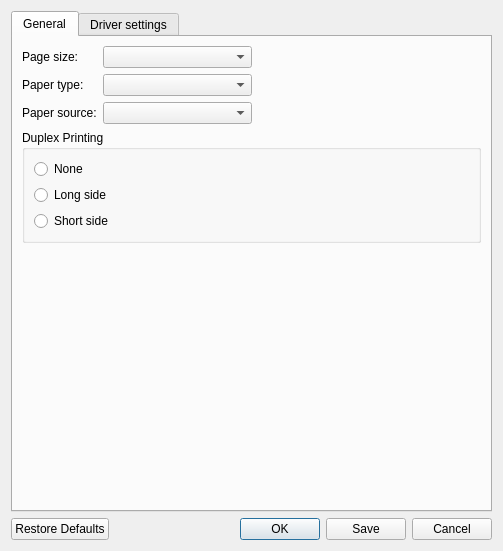
<?xml version="1.0" encoding="UTF-8"?>
<ui version="4.0">
 <author>Oleksandr Shneyder(o.shneyder@phoca-gmbh.de)</author>
 <class>CupsPrinterSettingsDialog</class>
 <widget class="QDialog" name="CupsPrinterSettingsDialog">
  <property name="geometry">
   <rect>
    <x>0</x>
    <y>0</y>
    <width>503</width>
    <height>551</height>
   </rect>
  </property>
  <property name="sizePolicy">
   <sizepolicy hsizetype="Preferred" vsizetype="Minimum">
    <horstretch>0</horstretch>
    <verstretch>0</verstretch>
   </sizepolicy>
  </property>
  <property name="windowTitle">
   <string>Dialog</string>
  </property>
  <layout class="QVBoxLayout" name="verticalLayout_2">
   <item>
    <widget class="QTabWidget" name="tabWidget">
     <property name="sizePolicy">
      <sizepolicy hsizetype="Expanding" vsizetype="Minimum">
       <horstretch>0</horstretch>
       <verstretch>0</verstretch>
      </sizepolicy>
     </property>
     <property name="currentIndex">
      <number>0</number>
     </property>
     <widget class="QWidget" name="tabGeneral">
      <attribute name="title">
       <string>General</string>
      </attribute>
      <layout class="QVBoxLayout" name="verticalLayout">
       <item>
        <layout class="QHBoxLayout" name="horizontalLayout_2">
         <item>
          <layout class="QGridLayout" name="gridLayout">
           <item row="0" column="0">
            <widget class="QLabel" name="label">
             <property name="text">
              <string>Page size:</string>
             </property>
            </widget>
           </item>
           <item row="0" column="1">
            <widget class="QComboBox" name="cbPageSize">
             <property name="sizePolicy">
              <sizepolicy hsizetype="Expanding" vsizetype="Fixed">
               <horstretch>0</horstretch>
               <verstretch>0</verstretch>
              </sizepolicy>
             </property>
            </widget>
           </item>
           <item row="1" column="0">
            <widget class="QLabel" name="label_2">
             <property name="text">
              <string>Paper type:</string>
             </property>
            </widget>
           </item>
           <item row="1" column="1">
            <widget class="QComboBox" name="cbMediaType"/>
           </item>
           <item row="2" column="0">
            <widget class="QLabel" name="label_3">
             <property name="text">
              <string>Paper source:</string>
             </property>
            </widget>
           </item>
           <item row="2" column="1">
            <widget class="QComboBox" name="cbInputSlot"/>
           </item>
          </layout>
         </item>
         <item>
          <spacer name="horizontalSpacer_2">
           <property name="orientation">
            <enum>Qt::Horizontal</enum>
           </property>
           <property name="sizeHint" stdset="0">
            <size>
             <width>40</width>
             <height>20</height>
            </size>
           </property>
          </spacer>
         </item>
        </layout>
       </item>
       <item>
        <widget class="QGroupBox" name="gbDuplex">
         <property name="title">
          <string>Duplex Printing</string>
         </property>
         <layout class="QVBoxLayout" name="verticalLayout_3">
          <item>
           <widget class="QRadioButton" name="rbNone">
            <property name="text">
             <string>None</string>
            </property>
           </widget>
          </item>
          <item>
           <widget class="QRadioButton" name="rbLong">
            <property name="text">
             <string>Long side</string>
            </property>
           </widget>
          </item>
          <item>
           <widget class="QRadioButton" name="rbShort">
            <property name="text">
             <string>Short side</string>
            </property>
           </widget>
          </item>
         </layout>
        </widget>
       </item>
       <item>
        <spacer name="verticalSpacer">
         <property name="orientation">
          <enum>Qt::Vertical</enum>
         </property>
         <property name="sizeHint" stdset="0">
          <size>
           <width>20</width>
           <height>211</height>
          </size>
         </property>
        </spacer>
       </item>
      </layout>
     </widget>
     <widget class="QWidget" name="tabDriver">
      <attribute name="title">
       <string>Driver settings</string>
      </attribute>
      <layout class="QVBoxLayout" name="verticalLayout_5">
       <item>
        <widget class="QSplitter" name="splitter">
         <property name="enabled">
          <bool>true</bool>
         </property>
         <property name="orientation">
          <enum>Qt::Vertical</enum>
         </property>
         <property name="childrenCollapsible">
          <bool>false</bool>
         </property>
         <widget class="QTreeWidget" name="ppdTree">
          <property name="rootIsDecorated">
           <bool>false</bool>
          </property>
          <property name="animated">
           <bool>true</bool>
          </property>
          <property name="allColumnsShowFocus">
           <bool>true</bool>
          </property>
          <property name="headerHidden">
           <bool>true</bool>
          </property>
          <property name="expandsOnDoubleClick">
           <bool>false</bool>
          </property>
          <column>
           <property name="text">
            <string>Option</string>
           </property>
          </column>
          <column>
           <property name="text">
            <string>Value</string>
           </property>
          </column>
         </widget>
         <widget class="QGroupBox" name="gbOptions">
          <property name="title">
           <string>No option selected</string>
          </property>
          <layout class="QVBoxLayout" name="verticalLayout_4">
           <item>
            <widget class="QTreeWidget" name="optionsTree">
             <property name="rootIsDecorated">
              <bool>false</bool>
             </property>
             <property name="itemsExpandable">
              <bool>false</bool>
             </property>
             <property name="headerHidden">
              <bool>true</bool>
             </property>
             <property name="expandsOnDoubleClick">
              <bool>false</bool>
             </property>
             <column>
              <property name="text">
               <string>text</string>
              </property>
             </column>
            </widget>
           </item>
          </layout>
         </widget>
        </widget>
       </item>
      </layout>
     </widget>
    </widget>
   </item>
   <item>
    <widget class="QDialogButtonBox" name="buttonBox">
     <property name="standardButtons">
      <set>QDialogButtonBox::Cancel|QDialogButtonBox::Ok|QDialogButtonBox::RestoreDefaults|QDialogButtonBox::Save</set>
     </property>
     <property name="centerButtons">
      <bool>false</bool>
     </property>
    </widget>
   </item>
  </layout>
 </widget>
 <resources/>
 <connections/>
</ui>
